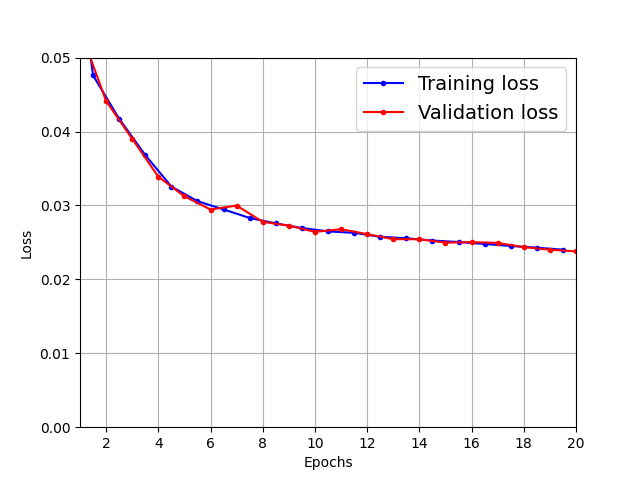

The script that saved this image:
import numpy as np
import tensorflow as tf
import matplotlib.pyplot as plt
import matplotlib as mpl


def generate_time_series(batch_size, n_steps):
    freq1, freq2, offsets1, offsets2 = np.random.rand(4, batch_size, 1)
    time = np.linspace(0, 1, n_steps)
    series = 0.5 * np.sin((time - offsets1) * (freq1 * 10 + 10))  # wave 1
    series += 0.2 * np.sin((time - offsets2) * (freq2 * 20 + 20))  # + wave 2
    series += 0.1 * (np.random.rand(batch_size, n_steps) - 0.5)  # + noise
    return series[..., np.newaxis].astype(np.float32)


def plot_series(series, y=None, y_pred=None, x_label="$t$", y_label="$x(t)$"):
    plt.plot(series, ".-")
    if y is not None:
        plt.plot(n_steps, y, "bx", markersize=10)
    if y_pred is not None:
        plt.plot(n_steps, y_pred, "ro")
    plt.grid(True)
    if x_label:
        plt.xlabel(x_label, fontsize=16)
    if y_label:
        plt.ylabel(y_label, fontsize=16, rotation=0)
    plt.hlines(0, 0, 100, linewidth=1)
    plt.axis([0, n_steps + 1, -1, 1])


def plot_learning_curves(loss, val_loss):
    plt.plot(np.arange(len(loss)) + 0.5, loss, "b.-", label="Training loss")
    plt.plot(np.arange(len(val_loss)) + 1, val_loss, "r.-", label="Validation loss")
    plt.gca().xaxis.set_major_locator(mpl.ticker.MaxNLocator(integer=True))
    plt.axis([1, 20, 0, 0.05])
    plt.legend(fontsize=14)
    plt.xlabel("Epochs")
    plt.ylabel("Loss")
    plt.grid(True)


def plot_multiple_forecasts(X, Y, Y_pred):
    n_steps = X.shape[1]
    ahead = Y.shape[1]
    plot_series(X[0, :, 0])
    plt.plot(np.arange(n_steps, n_steps + ahead), Y[0, :, 0], "ro-", label="Actual")
    plt.plot(np.arange(n_steps, n_steps + ahead), Y_pred[0, :, 0], "bx-", label="Forecast", markersize=10)
    plt.axis([0, n_steps + ahead, -1, 1])
    plt.legend(fontsize=14)


def last_time_step_mse(Y_true, Y_pred):
    return tf.keras.metrics.mean_squared_error(Y_true[:, -1], Y_pred[:, -1])


np.random.seed(42)

n_steps = 50
series = generate_time_series(10000, n_steps + 10)
X_train = series[:7000, :n_steps]
X_valid = series[7000:9000, :n_steps]
X_test = series[9000:, :n_steps]
Y = np.empty((10000, n_steps, 10))

for step_ahead in range(1, 10 + 1):
    Y[..., step_ahead - 1] = series[..., step_ahead:step_ahead + n_steps, 0]
Y_train = Y[:7000]
Y_valid = Y[7000:9000]
Y_test = Y[9000:]


np.random.seed(42)
tf.random.set_seed(42)

model = tf.keras.models.Sequential([
    tf.keras.layers.GRU(20, return_sequences=True, input_shape=[None, 1]),
    tf.keras.layers.GRU(20, return_sequences=True),
    tf.keras.layers.TimeDistributed(tf.keras.layers.Dense(10))
])

model.compile(loss="mse", optimizer="adam", metrics=[last_time_step_mse])
history = model.fit(X_train, Y_train, epochs=20, validation_data=(X_valid, Y_valid))

model.evaluate(X_valid, Y_valid)

plot_learning_curves(history.history["loss"], history.history["val_loss"])
plt.savefig('GRU')
plt.show()

np.random.seed(43)

series = generate_time_series(1, 50 + 10)
X_new, Y_new = series[:, :50, :], series[:, 50:, :]
Y_pred = model.predict(X_new)[:, -1][..., np.newaxis]

plot_multiple_forecasts(X_new, Y_new, Y_pred)
plt.savefig('GRU_series')
plt.show()
